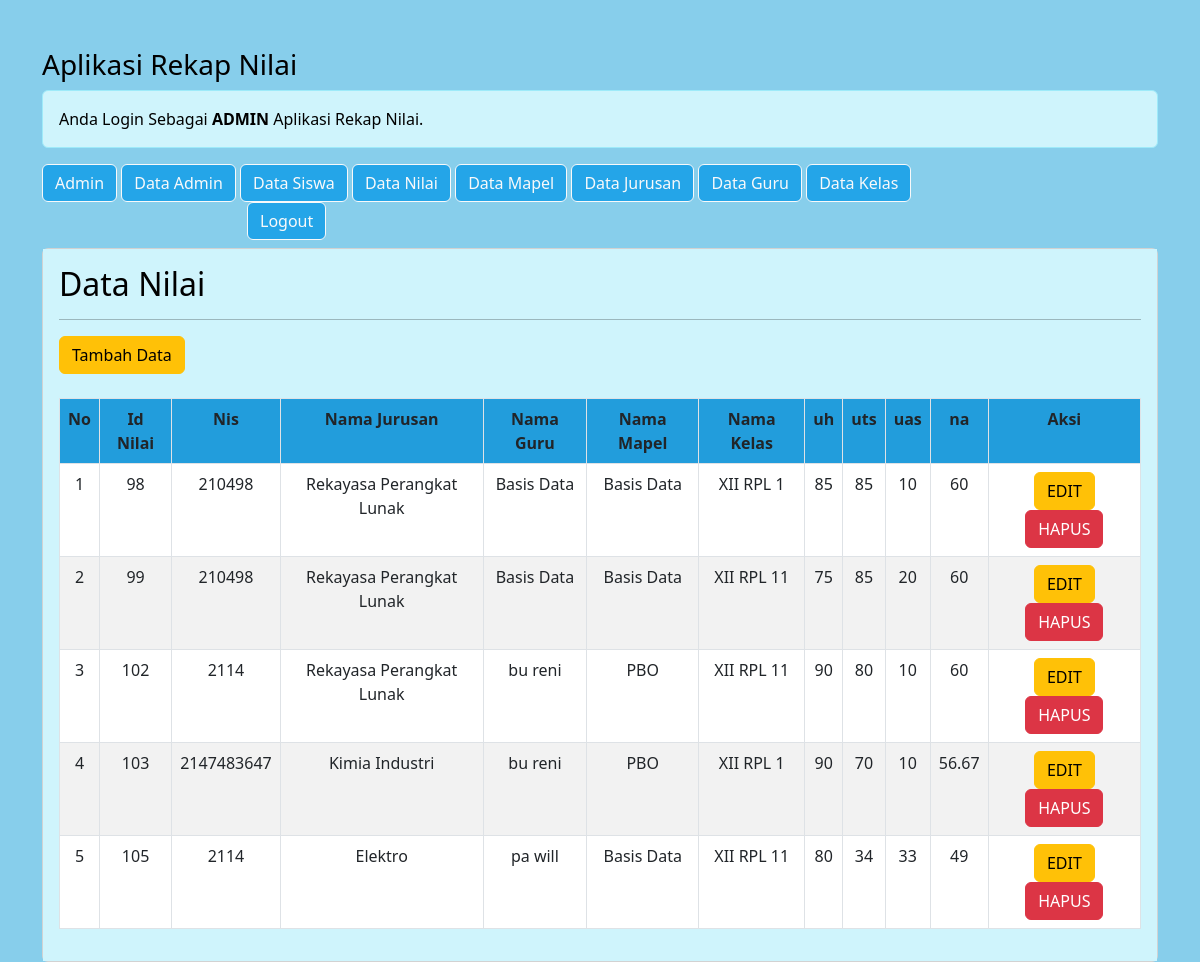
The page /admin/admin.php?url=bacanilai (signed in) on the database its author committed.
### tables this page shows
CREATE TABLE `nilai` (
  `id_nilai` int(20) NOT NULL,
  `nis` int(11) NOT NULL,
  `nama_jurusan` varchar(80) NOT NULL,
  `nama_guru` varchar(80) NOT NULL,
  `nama_mapel` varchar(255) NOT NULL,
  `nama_kelas` varchar(80) NOT NULL,
  `uh` double NOT NULL,
  `uts` double NOT NULL,
  `uas` double NOT NULL,
  `na` double NOT NULL
);

### admin/bacanilai.php (the view, shortened to what this page needs)
<!DOCTYPE html>
<html>
<body>
   <h2>Data Nilai</h2>
      <hr>
      <input type="button" value="Tambah Data" class='btn btn-warning' onclick="location.href='?url=tambahnilai'">
      <table class="table table-striped table-bordered" style="background-color: #FFFFFF;">
	  <br><br>
	  <tr class="fw-bold" align="center" style="background-color: #24A5E8;">
			<td>No</td>
			<td>Id Nilai</td>
			<td>Nis</td>
		    <td>Nama Jurusan</td>
			<td>Nama Guru</td>
			<td>Nama Mapel</td>
	    	<td>Nama Kelas</td>
			<td>uh</td>
			<td>uts</td>
			<td>uas</td>
			<td>na</td>
			<td>Aksi</td>
		</tr>
		<?php
			$no=1;
			$sql = "SELECT * FROM nilai";
			$query= mysqli_query($db_link,$sql);
			while($data = mysqli_fetch_array($query))
				{
				?>
				<tr align="center">
					<td><?php echo "$no"; ?></td>
					<td><?php echo $data['id_nilai']; ?></td>
					<td><?php echo $data['nis']; ?></td>
					<td><?php echo $data['nama_jurusan']; ?></td>
					<td><?php echo $data['nama_guru']; ?></td>
					<td><?php echo $data['nama_mapel']; ?></td>
					<td><?php echo $data['nama_kelas']; ?></td>
					<td><?php echo $data['uh']; ?></td>
					<td><?php echo $data['uts']; ?></td>
					<td><?php echo $data['uas']; ?></td>
					<td><?php echo $data['na']; ?></td>
					<td align="center">
						<a href="?url=editnilai&id=<?php echo "$data[id_nilai]"; ?>" class='btn btn-warning'>EDIT</a>
						<a href="?url=hapusnilai&id=<?php echo "$data[id_nilai]"; ?>" class='btn btn-danger'>HAPUS</a>
					</td>
				</tr>
				<?php
				$no++;
				}
		?>
		</table>
</body>
</html>

### admin/admin.php (shortened to what this page needs)
<!DOCTYPE html>
<html>
<head >
	<link href="../css/bootstrap.min.css" rel="stylesheet">
	<link rel="stylesheet" href="fontawesome/css/fontawesome.min.css">
</head>
<body style="background-color: skyblue;">
<div class="container mt-5" style="color:black;">
<marquee behavior="alternate" direction="right"><h3>Aplikasi Rekap Nilai</h3></marquee>
	<div class="alert alert-info">
	<a style="color:black;">Anda Login Sebagai <b>ADMIN</b> Aplikasi Rekap Nilai.</a>
</div>
<a href="admin.php" class="btn btn-outline-light" style= "background-color: #24A5E8;"> Admin</a>
<a href="admin.php?url=bacaadmin" class="btn btn-outline-light" style= "background-color: #24A5E8;"> Data Admin</a>
<a href="admin.php?url=bacasiswa" class="btn btn-outline-light" style= "background-color: #24A5E8;"> Data Siswa</a>
<a href="admin.php?url=bacanilai" class="btn btn-outline-light" style= "background-color: #24A5E8;"> Data Nilai</a>
<a href="admin.php?url=bacamapel" class="btn btn-outline-light" style= "background-color: #24A5E8;"> Data Mapel</a>
<a href="admin.php?url=bacajurusan" class="btn btn-outline-light" style= "background-color: #24A5E8;"> Data Jurusan</a>
<a href="admin.php?url=bacaguru" class="btn btn-outline-light" style= "background-color: #24A5E8;"> Data Guru</a>
<a href="admin.php?url=bacakelas" class="btn btn-outline-light" style= "background-color: #24A5E8;"> Data Kelas</a>
<a href="logout.php" class="btn btn-outline-light" style= "background-color: #24A5E8; margin-left:205px"> Logout</a>
<div class="card mt-2">
	<div class="card-body" style="background-color: #CFF4FC;">
		<?php
		$file = @$_GET['url'];
		if(empty($file)){
			echo"<h4>Selamat Datang Di Halaman Admin.</h4>";
			echo"Aplikasi Rekap Nilai digunakan untuk mempermudah dalam mencatat nilai Siswa / Siswi secara tersistematis.";
		}else{
			include $file.'.php';
		}
	    ?>
	</div>
</div>
</body>
</html>

### rows shown on the page
nilai: id_nilai "98", nis "210498", nama_jurusan "Rekayasa Perangkat Lunak", nama_guru "Basis Data", nama_mapel "Basis Data", nama_kelas "XII RPL 1", uh "85", uts "85", uas "10", na "60"
nilai: id_nilai "99", nis "210498", nama_jurusan "Rekayasa Perangkat Lunak", nama_guru "Basis Data", nama_mapel "Basis Data", nama_kelas "XII RPL 11", uh "75", uts "85", uas "20", na "60"
nilai: id_nilai "102", nis "2114", nama_jurusan "Rekayasa Perangkat Lunak", nama_guru "bu reni", nama_mapel "PBO", nama_kelas "XII RPL 11", uh "90", uts "80", uas "10", na "60"
nilai: id_nilai "103", nis "2147483647", nama_jurusan "Kimia Industri", nama_guru "bu reni", nama_mapel "PBO", nama_kelas "XII RPL 1", uh "90", uts "70", uas "10", na "56.67"
nilai: id_nilai "105", nis "2114", nama_jurusan "Elektro", nama_guru "pa will", nama_mapel "Basis Data", nama_kelas "XII RPL 11", uh "80", uts "34", uas "33", na "49"
